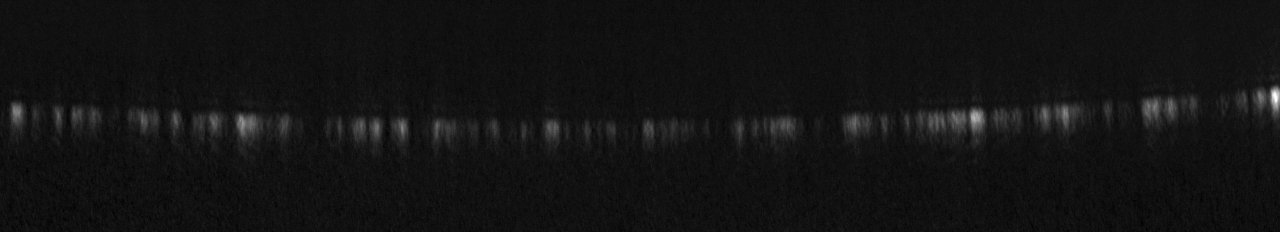
%> input picture experimental/figures/before_a.tif, 1280 x 232 px
$ octave extractspkline.m   (GNU Octave 9; MATLAB toolbox functions it lacks are replaced by stand-ins)
%> lines starting %> are read from the running program, lines starting %| are printed output that depends on the picture
addpath('~/mpl-dis/includes')
a = imread('before_a.tif');
%> a is the input picture: size 232x1280 single; min -19, max 214, mean -0.9
b = imread('before_a-1.tif');
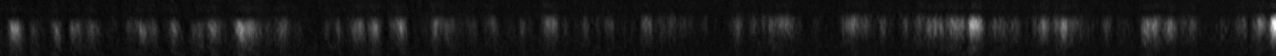
%> input picture experimental/figures/before_a-1.tif, 1276 x 56 px
%> b is the input picture: size 56x1276 single; min -15.9, max 213.3, mean 6.8
figure(1)
subplot(2,1,1)
imagesc(a)
set(gca, 'XTickLabel', []);
set(gca, 'YTickLabel', []);
axis image;

subplot(2,1,2)
imagesc(b)
set(gca, 'XTickLabel', []);
set(gca, 'YTickLabel', []);
axis image;
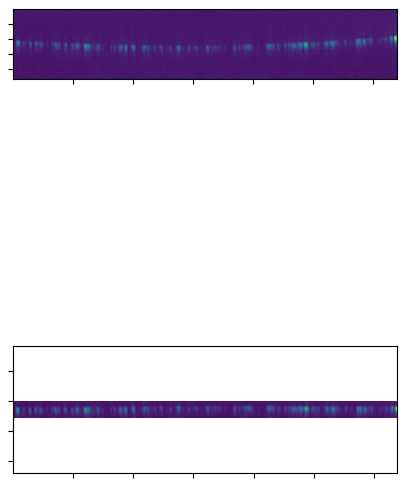
%> figure redrawn from the program's plot data, 2 panels

filename = sprintf('/tmp/extractspkline.tex');
matlab2tikz(filename, 'showInfo', true, ...
        'parseStrings',false,'standalone', true, ...
        'height', '4cm', 'width','12cm');
%> (this line was passed over: matlab2tikz is not available in this run)
